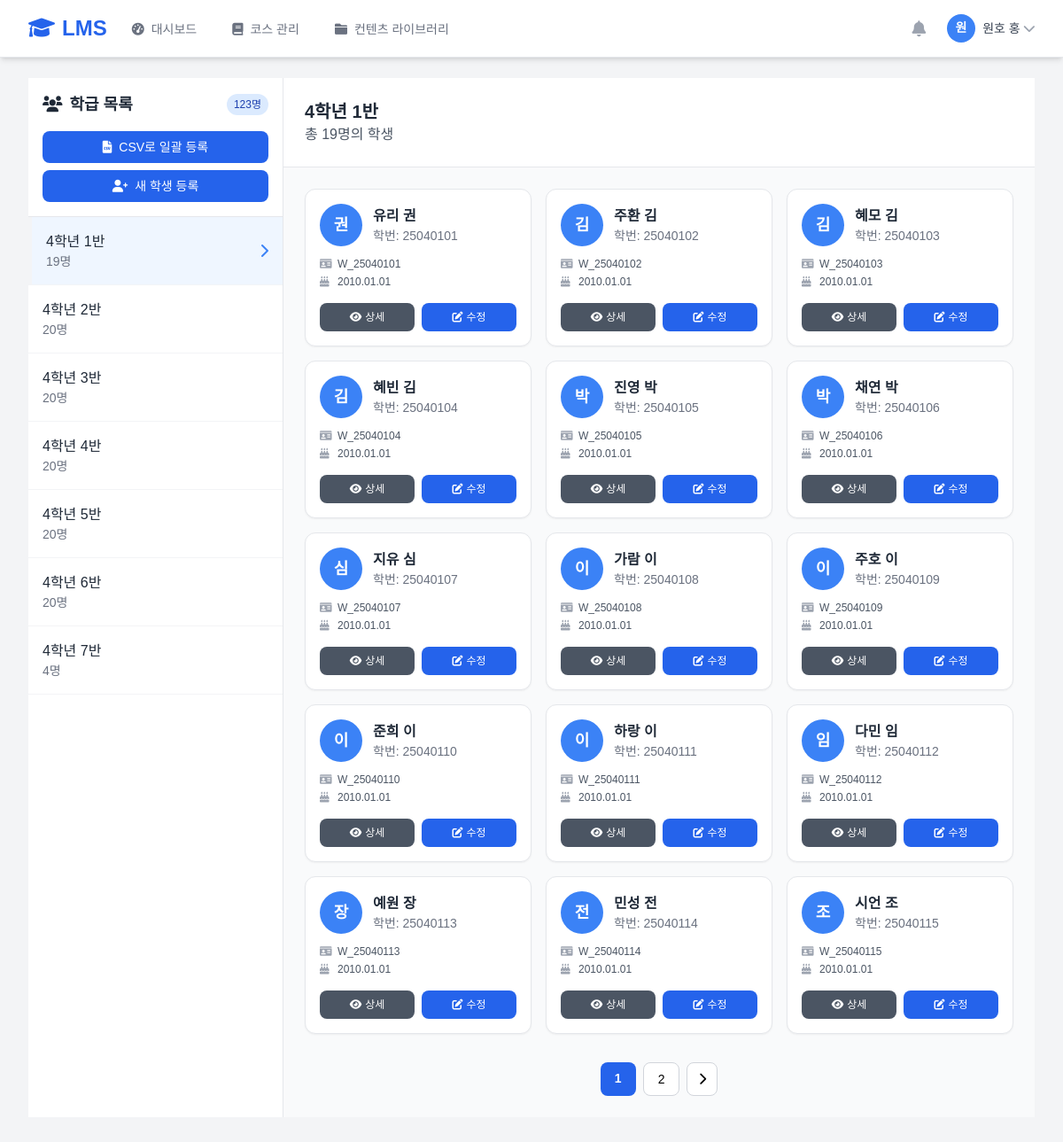
The page /teacher/students/ (signed in) on the database its author committed.
### accounts/models.py (models this page shows, shortened)
class Class(models.Model):
    school = models.ForeignKey(School, on_delete=models.CASCADE)
    teachers = models.ManyToManyField(
        Teacher,
        through='ClassTeacher',  # 아래 정의된 중간 모델을 사용
        related_name='classes',
        verbose_name="담당 교사들"
    )
    grade = models.IntegerField(verbose_name="학년")
    class_number = models.IntegerField(verbose_name="반")
    name = models.CharField(max_length=50, verbose_name="학급명")
    created_at = models.DateTimeField(auto_now_add=True)
    class Meta:
        verbose_name = "학급"
        verbose_name_plural = "학급들"
        unique_together = ['school', 'grade', 'class_number']

class Student(models.Model):
    user = models.OneToOneField(User, on_delete=models.CASCADE)
    school_class = models.ForeignKey(Class, on_delete=models.CASCADE, verbose_name="학급")
    student_id = models.CharField(max_length=20, verbose_name="학번")
    birth_date = models.DateField(verbose_name="생년월일")
    created_at = models.DateTimeField(auto_now_add=True)
    class Meta:
        verbose_name = "학생"
        verbose_name_plural = "학생들"
        unique_together = ['school_class', 'student_id']

### teacher/views.py (the view)
# urls.py: path('students/', views.student_list_view, name='student_list'),
@login_required
@teacher_required
def student_list_view(request):
    teacher = request.user.teacher
    classes = Class.objects.filter(teachers=teacher).annotate(
        student_count=Count('student')
    ).order_by('name')
    selected_class_id = request.GET.get('class_id')
    selected_class = None
    students_queryset = Student.objects.none()
    if selected_class_id:
        try:
            selected_class = Class.objects.get(id=selected_class_id, teachers=teacher)
        except Class.DoesNotExist:
            messages.error(request, '선택한 학급을 찾을 수 없거나 접근 권한이 없습니다.')
            if classes.exists():
                return redirect(f"{reverse('teacher:student_list')}?class_id={classes.first().id}")
    elif classes.exists():
        selected_class = classes.first()
    if selected_class:
        students_queryset = Student.objects.filter(school_class=selected_class).select_related('user')
    search_query = request.GET.get('search', '').strip()
    if search_query and selected_class:
        students_queryset = students_queryset.filter(
            Q(user__first_name__icontains=search_query) |
            Q(user__last_name__icontains=search_query) |
            Q(student_id__icontains=search_query)
        ).distinct()
    students_queryset = students_queryset.order_by('student_id')
    paginator = Paginator(students_queryset, 15)
    page_number = request.GET.get('page')
    page_obj = paginator.get_page(page_number)
    context = {
        'classes': classes,
        'selected_class': selected_class,
        'students': page_obj,
        'search_query': search_query,
        'total_students': Student.objects.filter(school_class__teachers=teacher).distinct().count(),
        'class_student_count': students_queryset.count(),
    }
    return render(request, 'teacher/students/list.html', context)

### templates/teacher/students/list.html (shortened to what this page needs)
{% extends 'teacher/base.html' %}
{% block content %}
<div class="flex h-full bg-gray-50">
    <div class="w-72 bg-white border-r border-gray-200 flex flex-col">
        <div class="p-4 border-b border-gray-200">
            <div class="flex items-center justify-between mb-4">
                <h2 class="text-lg font-semibold text-gray-800"><i class="fas fa-users mr-2"></i>학급 목록</h2>
                <span class="bg-blue-100 text-blue-800 text-xs px-2 py-1 rounded-full">{{ total_students }}명</span>
            </div>
            <a href="{% url 'teacher:bulk_student_create_from_csv' %}{% if selected_class %}?class_id={{ selected_class.id }}{% endif %}"
            class="w-full bg-blue-600 text-white px-3 py-2 rounded-lg hover:bg-blue-700 transition duration-200 text-center block text-sm my-2">
                <i class="fas fa-file-csv mr-2"></i>CSV로 일괄 등록
            </a>
            <a href="{% url 'teacher:student_create' %}{% if selected_class %}?class_id={{ selected_class.id }}{% endif %}"
               class="w-full bg-blue-600 text-white px-3 py-2 rounded-lg hover:bg-blue-700 transition duration-200 text-center block text-sm">
                <i class="fas fa-user-plus mr-2"></i>새 학생 등록
            </a>
        </div>
        <div class="flex-1 overflow-y-auto">
            {% for class_item in classes %}
            <a href="?class_id={{ class_item.id }}{% if search_query %}&search={{ search_query }}{% endif %}"
               class="block p-4 border-b border-gray-100 hover:bg-gray-50 transition duration-200 {% if selected_class.id == class_item.id %}bg-blue-50 border-l-4 border-blue-500{% endif %}">
                <div class="flex items-center justify-between">
                    <div>
                        <h3 class="font-medium text-gray-800">{{ class_item.name }}</h3>
                        <p class="text-sm text-gray-500">{{ class_item.student_count }}명</p>
                    </div>
                    {% if selected_class.id == class_item.id %}<i class="fas fa-chevron-right text-blue-500"></i>{% endif %}
                </div>
            </a>
            {% empty %}
            <div class="p-4 text-center text-gray-500"><p>등록된 학급이 없습니다.</p></div>
            {% endfor %}
        </div>
    </div>
    <div class="flex-1 flex flex-col">
        {% if selected_class %}
        <div class="p-6 bg-white border-b border-gray-200">
            <h2 class="text-xl font-bold text-gray-800">{{ selected_class.name }}</h2>
            <p class="text-gray-600">총 {{ class_student_count }}명의 학생</p>
        </div>
        <div class="flex-1 overflow-y-auto p-6">
            {% if students %}
            <div class="grid grid-cols-1 md:grid-cols-2 lg:grid-cols-3 xl:grid-cols-4 gap-4">
                {% for student in students %}
                <div class="bg-white rounded-xl shadow-sm hover:shadow-lg transition duration-200 border border-gray-200">
                    <div class="p-4">
                        <div class="flex items-center mb-3">
                            <div class="w-12 h-12 bg-blue-500 rounded-full flex items-center justify-center text-white font-bold text-lg mr-3">
                                {{ student.user.last_name|first|default:student.user.username|first }}
                            </div>
                            <div class="flex-1">
                                <h3 class="font-semibold text-gray-800">{{ student.user.get_full_name }}</h3>
                                <p class="text-sm text-gray-500">학번: {{ student.student_id }}</p>
                            </div>
                        </div>
                        <div class="space-y-1 text-xs text-gray-600 mb-4">
                            <div class="flex items-center"><i class="fas fa-id-card w-4 mr-1 text-gray-400"></i><span>{{ student.user.username }}</span></div>
                            <div class="flex items-center"><i class="fas fa-birthday-cake w-4 mr-1 text-gray-400"></i><span>{{ student.birth_date|date:"Y.m.d" }}</span></div>
                        </div>
                        <div class="flex space-x-2">
                            <a href="{% url 'teacher:student_detail' student.id %}" class="flex-1 bg-gray-600 text-white text-center py-2 px-3 rounded-lg hover:bg-gray-700 transition text-xs"><i class="fas fa-eye mr-1"></i>상세</a>
                            <a href="{% url 'teacher:student_edit' student.id %}" class="flex-1 bg-blue-600 text-white text-center py-2 px-3 rounded-lg hover:bg-blue-700 transition text-xs"><i class="fas fa-edit mr-1"></i>수정</a>
                        </div>
                    </div>
                </div>
                {% endfor %}
            </div>
            {% if students.has_other_pages %}
            <div class="mt-8 flex justify-center">
                <nav class="flex space-x-2">
                    {% for num in students.paginator.page_range %}{% if students.number == num %}<span class="px-4 py-2 bg-blue-600 text-white rounded-lg text-sm font-semibold">{{ num }}</span>{% elif num > students.number|add:'-3' and num < students.number|add:'3' %}<a href="?class_id={{ selected_class.id }}&page={{ num }}{% if search_query %}&search={{ search_query }}{% endif %}" class="px-4 py-2 bg-white border border-gray-300 rounded-lg hover:bg-gray-50 text-sm">{{ num }}</a>{% endif %}{% endfor %}
                    {% if students.has_next %}<a href="?class_id={{ selected_class.id }}&page={{ students.next_page_number }}{% if search_query %}&search={{ search_query }}{% endif %}" class="px-3 py-2 bg-white border border-gray-300 rounded-lg hover:bg-gray-50 text-sm"><i class="fas fa-chevron-right"></i></a>{% endif %}
                </nav>
            </div>
            {% endif %}
            {% else %}
            <div class="text-center py-12"><i class="fas fa-user-graduate text-5xl text-gray-300 mb-4"></i><h3 class="text-lg text-gray-600">학생이 없습니다.</h3><p class="text-gray-500 text-sm">먼저 학생을 등록해주세요.</p></div>
            {% endif %}
        </div>
        {% else %}
        <div class="flex-1 flex items-center justify-center bg-gray-50"><div class="text-center"><i class="fas fa-users text-6xl text-gray-300 mb-4"></i><h3 class="text-xl text-gray-600">학급을 선택하세요.</h3><p class="text-gray-500">좌측에서 학급을 선택하면 학생 목록을 볼 수 있습니다.</p></div></div>
        {% endif %}
    </div>
</div>
{% endblock %}

### templates/teacher/base.html (shortened to what this page needs)
<!DOCTYPE html>
<html lang="ko">
<head>
    <script src="https://cdn.tailwindcss.com?plugins=forms,typography,aspect-ratio,line-clamp"></script>
    <link rel="stylesheet" href="https://cdnjs.cloudflare.com/ajax/libs/font-awesome/6.0.0/css/all.min.css">
</head>
<body class="bg-gray-100">
    <nav class="bg-white shadow-md border-b border-gray-200 fixed w-full top-0 z-50">
        <div class="max-w-7xl mx-auto px-4 sm:px-6 lg:px-8">
            <div class="flex justify-between h-16">
                <div class="flex items-center">
                    <div class="flex-shrink-0">
                        <a href="{% url 'teacher:dashboard' %}" class="text-2xl font-bold text-blue-600">
                            <i class="fas fa-graduation-cap mr-2"></i>LMS
                        </a>
                    </div>
                    <div class="hidden md:ml-6 md:flex md:space-x-8">
                        <a href="{% url 'teacher:dashboard' %}"
                           class="{% if 'dashboard' in request.resolver_match.url_name %}border-blue-500 text-gray-900{% else %}border-transparent text-gray-500 hover:text-gray-700 hover:border-gray-300{% endif %} inline-flex items-center px-1 pt-1 border-b-2 text-sm font-medium">
                            <i class="fas fa-tachometer-alt mr-2"></i>대시보드
                        </a>
                        <a href="{% url 'teacher:course_dashboard' %}"
                           class="{% if 'course' in request.resolver_match.url_name %}border-blue-500 text-gray-900{% else %}border-transparent text-gray-500 hover:text-gray-700 hover:border-gray-300{% endif %} inline-flex items-center px-1 pt-1 border-b-2 text-sm font-medium">
                            <i class="fas fa-book mr-2"></i>코스 관리
                        </a>
                        <a href="{% url 'teacher:contents_list' %}"
                           class="{% if 'contents_list' in request.resolver_match.url_name %}border-blue-500 text-gray-900{% else %}border-transparent text-gray-500 hover:text-gray-700 hover:border-gray-300{% endif %} inline-flex items-center px-1 pt-1 border-b-2 text-sm font-medium">
                            <i class="fas fa-folder mr-2"></i>컨텐츠 라이브러리
                        </a>
                    </div>
                </div>
                <div class="flex items-center">
                    <div class="flex items-center space-x-4">
                        <button class="p-2 text-gray-400 hover:text-gray-500">
                            <i class="fas fa-bell text-lg"></i>
                        </button>
                        <div class="relative">
                            <button class="flex items-center text-sm rounded-full focus:outline-none focus:ring-2 focus:ring-offset-2 focus:ring-blue-500"
                                    id="user-menu-button" onclick="toggleUserMenu()">
                                <img class="h-8 w-8 rounded-full bg-blue-500 flex items-center justify-center text-white font-bold"
                                     alt="{{ user.get_full_name }}">
                                <span class="ml-2 text-gray-700">{{ user.get_full_name|default:user.username }}</span>
                                <i class="fas fa-chevron-down ml-1 text-gray-400"></i>
                            </button>
                        </div>
                    </div>
                </div>
            </div>
        </div>
    </nav>
    <main class="pt-16 min-h-screen">
        <div class="max-w-7xl mx-auto py-6 px-4 sm:px-6 lg:px-8">
            {% block content %}{% endblock %}
        </div>
    </main>
        </body>
        </html>

### rows shown on the page
Class: name "4학년 1반", student_count "19"
Class: name "4학년 2반", student_count "20"
Class: name "4학년 3반", student_count "20"
Class: name "4학년 4반", student_count "20"
Class: name "4학년 5반", student_count "20"
Class: name "4학년 6반", student_count "20"
Class: name "4학년 7반", student_count "4"
Student: user.last_name|first "권", user.get_full_name "유리 권", student_id "25040101", user.username "W_25040101", birth_date "2010.01.01"
Student: user.last_name|first "김", user.get_full_name "주환 김", student_id "25040102", user.username "W_25040102", birth_date "2010.01.01"
Student: user.last_name|first "김", user.get_full_name "혜모 김", student_id "25040103", user.username "W_25040103", birth_date "2010.01.01"
Student: user.last_name|first "김", user.get_full_name "혜빈 김", student_id "25040104", user.username "W_25040104", birth_date "2010.01.01"
Student: user.last_name|first "박", user.get_full_name "진영 박", student_id "25040105", user.username "W_25040105", birth_date "2010.01.01"
Student: user.last_name|first "박", user.get_full_name "채연 박", student_id "25040106", user.username "W_25040106", birth_date "2010.01.01"
Student: user.last_name|first "심", user.get_full_name "지유 심", student_id "25040107", user.username "W_25040107", birth_date "2010.01.01"
Student: user.last_name|first "이", user.get_full_name "가람 이", student_id "25040108", user.username "W_25040108", birth_date "2010.01.01"
Student: user.last_name|first "이", user.get_full_name "주호 이", student_id "25040109", user.username "W_25040109", birth_date "2010.01.01"
Student: user.last_name|first "이", user.get_full_name "준희 이", student_id "25040110", user.username "W_25040110", birth_date "2010.01.01"
Student: user.last_name|first "이", user.get_full_name "하랑 이", student_id "25040111", user.username "W_25040111", birth_date "2010.01.01"
Student: user.last_name|first "임", user.get_full_name "다민 임", student_id "25040112", user.username "W_25040112", birth_date "2010.01.01"
Student: user.last_name|first "장", user.get_full_name "예원 장", student_id "25040113", user.username "W_25040113", birth_date "2010.01.01"
Student: user.last_name|first "전", user.get_full_name "민성 전", student_id "25040114", user.username "W_25040114", birth_date "2010.01.01"
Student: user.last_name|first "조", user.get_full_name "시언 조", student_id "25040115", user.username "W_25040115", birth_date "2010.01.01"

### other values the page prints
{{ user.get_full_name|default:user.username }} "원호 홍"
{{ total_students }} "123"
{{ class_student_count }} "19"
{{ num }} "1"
{{ num }} "2"
